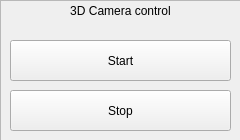
<?xml version="1.0" encoding="UTF-8"?>
<ui version="4.0">
 <class>CameraCtrlView</class>
 <widget class="QWidget" name="CameraCtrlView">
  <property name="geometry">
   <rect>
    <x>0</x>
    <y>0</y>
    <width>240</width>
    <height>140</height>
   </rect>
  </property>
  <property name="windowTitle">
   <string>Form</string>
  </property>
  <widget class="QFrame" name="frmCameraCmd">
   <property name="geometry">
    <rect>
     <x>0</x>
     <y>0</y>
     <width>241</width>
     <height>141</height>
    </rect>
   </property>
   <property name="frameShape">
    <enum>QFrame::StyledPanel</enum>
   </property>
   <property name="frameShadow">
    <enum>QFrame::Sunken</enum>
   </property>
   <widget class="QPushButton" name="btnStartCamera">
    <property name="geometry">
     <rect>
      <x>10</x>
      <y>40</y>
      <width>221</width>
      <height>41</height>
     </rect>
    </property>
    <property name="text">
     <string>Start</string>
    </property>
   </widget>
   <widget class="QPushButton" name="btnStopCamera">
    <property name="geometry">
     <rect>
      <x>10</x>
      <y>90</y>
      <width>221</width>
      <height>41</height>
     </rect>
    </property>
    <property name="text">
     <string>Stop</string>
    </property>
   </widget>
   <widget class="QLabel" name="title">
    <property name="geometry">
     <rect>
      <x>10</x>
      <y>0</y>
      <width>221</width>
      <height>21</height>
     </rect>
    </property>
    <property name="text">
     <string>3D Camera control</string>
    </property>
    <property name="alignment">
     <set>Qt::AlignCenter</set>
    </property>
   </widget>
  </widget>
 </widget>
 <resources/>
 <connections/>
</ui>
